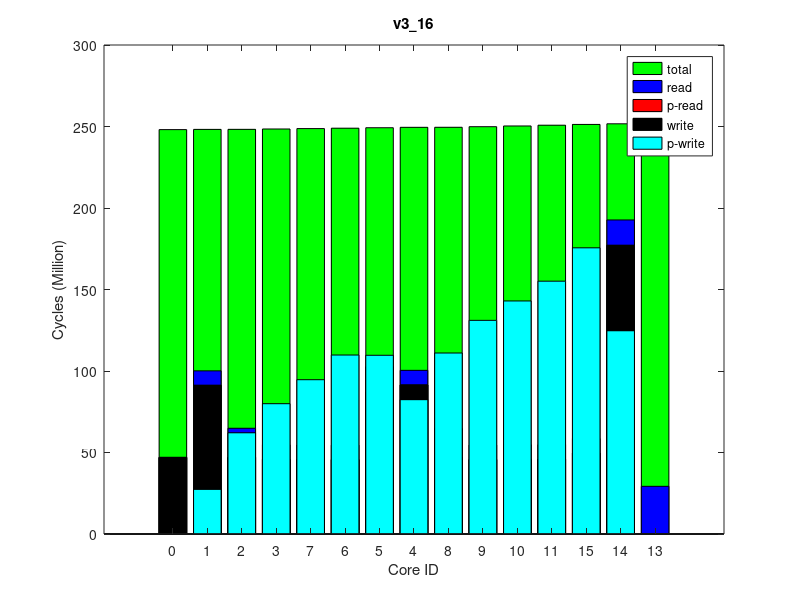

MATLAB code for this plot:
times(1, :, :) = [
0, 250114881, 0
0, 250251529, 0
0, 250278389, 0
0, 250501544, 0
0, 251540099, 0
0, 251290557, 0
0, 250999115, 0
0, 250755841, 0
0, 251567274, 0
0, 251933531, 0
0, 252373534, 0
0, 252852109, 0
0, 253791066, 0
0, 253740910, 0
0, 253337738, 0
];
times(2, :, :) = [
0, 250116271, 0
0, 250252707, 0
0, 250279759, 0
0, 250503770, 0
0, 251542147, 0
0, 251292537, 0
0, 251001536, 0
0, 250757451, 0
0, 251569310, 0
0, 251934972, 0
0, 252375388, 0
0, 252853352, 0
0, 253789572, 0
0, 253740745, 0
0, 253337728, 0
];
times(3, :, :) = [
0, 250110753, 0
0, 250248070, 0
0, 250275108, 0
0, 250499693, 0
0, 251537882, 0
0, 251288405, 0
0, 250996410, 0
0, 250754068, 0
0, 251565137, 0
0, 251930901, 0
0, 252371064, 0
0, 252848129, 0
0, 253785696, 0
0, 253733155, 0
0, 253331947, 0
];
times(4, :, :) = [
0, 250141431, 0
0, 250278539, 0
0, 250305338, 0
0, 250529749, 0
0, 251568585, 0
0, 251318624, 0
0, 251027380, 0
0, 250783838, 0
0, 251595743, 0
0, 251961524, 0
0, 252402589, 0
0, 252879420, 0
0, 253816059, 0
0, 253764879, 0
0, 253363791, 0
];
times(5, :, :) = [
0, 250120335, 0
0, 250257245, 0
0, 250284255, 0
0, 250509117, 0
0, 251548420, 0
0, 251297982, 0
0, 251006805, 0
0, 250763457, 0
0, 251575602, 0
0, 251941460, 0
0, 252382238, 0
0, 252859865, 0
0, 253798840, 0
0, 253748123, 0
0, 253344539, 0
];
times(6, :, :) = [
0, 250118233, 0
0, 250255112, 0
0, 250282144, 0
0, 250505943, 0
0, 251544902, 0
0, 251295032, 0
0, 251003318, 0
0, 250760338, 0
0, 251572135, 0
0, 251937979, 0
0, 252378358, 0
0, 252855367, 0
0, 253791963, 0
0, 253744055, 0
0, 253340544, 0
];
times(7, :, :) = [
0, 250129684, 0
0, 250266687, 0
0, 250293502, 0
0, 250519101, 0
0, 251557877, 0
0, 251308032, 0
0, 251016531, 0
0, 250773163, 0
0, 251585048, 0
0, 251950636, 0
0, 252391264, 0
0, 252866944, 0
0, 253803700, 0
0, 253754887, 0
0, 253352895, 0
];
times(8, :, :) = [
0, 250126461, 0
0, 250262898, 0
0, 250289820, 0
0, 250514647, 0
0, 251553376, 0
0, 251303609, 0
0, 251012097, 0
0, 250769017, 0
0, 251580365, 0
0, 251946506, 0
0, 252387472, 0
0, 252864137, 0
0, 253798887, 0
0, 253746751, 0
0, 253349646, 0
];
times(9, :, :) = [
0, 250123653, 0
0, 250260450, 0
0, 250287220, 0
0, 250511694, 0
0, 251550522, 0
0, 251300411, 0
0, 251009498, 0
0, 250766069, 0
0, 251577743, 0
0, 251943718, 0
0, 252383652, 0
0, 252860621, 0
0, 253796694, 0
0, 253748283, 0
0, 253346520, 0
];
times(10, :, :) = [
0, 250108714, 0
0, 250246492, 0
0, 250273553, 0
0, 250498797, 0
0, 251537498, 0
0, 251287578, 0
0, 250996480, 0
0, 250752978, 0
0, 251564718, 0
0, 251930645, 0
0, 252371209, 0
0, 252848577, 0
0, 253784474, 0
0, 253736207, 0
0, 253333128, 0
];
ave_times = round(squeeze(mean(times)));
format long g, ave_times
std_times = round(squeeze(std(times)));
format long g, std_times
polling_read_times = ave_times;
times(1, :, :) = [
43490, 248175606, 0
27273881, 248309670, 0
61735138, 248336432, 0
79370194, 248553887, 0
82191101, 249578836, 0
109452285, 249332206, 0
109230512, 249043570, 0
94113091, 248803805, 0
110738995, 249605761, 0
130746045, 249968779, 0
142609710, 250405823, 0
154917355, 250876414, 0
0, 251794179, 0
124676571, 251747283, 0
175516071, 251355152, 0
];
times(2, :, :) = [
46301, 248195658, 0
27617516, 248328944, 0
62625431, 248355602, 0
80452652, 248573283, 0
82738088, 249598667, 0
109987655, 249351528, 0
110538926, 249062578, 0
95381187, 248822983, 0
111292357, 249625581, 0
131324069, 249988577, 0
142930847, 250425354, 0
155035169, 250896225, 0
0, 251814309, 0
124686094, 251763082, 0
175721247, 251373773, 0
];
times(3, :, :) = [
36388, 248194324, 0
27600948, 248328572, 0
62595221, 248355432, 0
80587359, 248572332, 0
82716405, 249597130, 0
109953566, 249350219, 0
110602496, 249061579, 0
95340805, 248821647, 0
111268376, 249624064, 0
131302465, 249987137, 0
142932506, 250424122, 0
154949553, 250893121, 0
0, 251819059, 0
124694491, 251769289, 0
175485557, 251371662, 0
];
times(4, :, :) = [
19006, 248170827, 0
26948943, 248304800, 0
61225086, 248331541, 0
78885233, 248550109, 0
82106550, 249574488, 0
109357736, 249327912, 0
109200656, 249039129, 0
93670576, 248799895, 0
110757634, 249601448, 0
130773692, 249964952, 0
142605555, 250401975, 0
154769669, 250872458, 0
0, 251792864, 0
124673375, 251742687, 0
175346192, 251349983, 0
];
times(5, :, :) = [
33849, 248185475, 0
27233360, 248319416, 0
61834369, 248346273, 0
79637405, 248565264, 0
82131074, 249589171, 0
109326692, 249342506, 0
109481457, 249053432, 0
94354652, 248814412, 0
110909454, 249616128, 0
130940855, 249979227, 0
143193638, 250415980, 0
155416504, 250884848, 0
0, 251805992, 0
124693249, 251757223, 0
175587275, 251362350, 0
];
times(6, :, :) = [
45093, 248188059, 0
27847230, 248322045, 0
63189693, 248348781, 0
81209715, 248566558, 0
82789283, 249590972, 0
110038270, 249344343, 0
110544975, 249055837, 0
95578100, 248816912, 0
111394669, 249617968, 0
131470908, 249980834, 0
143783879, 250417446, 0
155902600, 250887386, 0
0, 251805865, 0
124692599, 251758450, 0
176015222, 251365761, 0
];
times(7, :, :) = [
33091, 248180999, 0
26966159, 248314894, 0
61554075, 248341621, 0
79710343, 248560707, 0
82295591, 249585300, 0
109498187, 249338015, 0
109574686, 249049475, 0
94690799, 248810161, 0
111015817, 249612221, 0
130981620, 249975900, 0
143135045, 250412701, 0
155196159, 250882866, 0
0, 251801972, 0
124682179, 251754153, 0
175889890, 251361889, 0
];
times(8, :, :) = [
20676, 248178703, 0
27540899, 248312683, 0
62629536, 248339492, 0
80655008, 248557217, 0
83050485, 249582393, 0
110296947, 249335209, 0
110776303, 249046425, 0
95661287, 248807433, 0
111681665, 249609336, 0
131828684, 249972605, 0
143578645, 250409775, 0
155549578, 250880000, 0
0, 251803278, 0
124682196, 251751956, 0
175718355, 251358009, 0
];
times(9, :, :) = [
49120, 248198922, 0
27409644, 248333139, 0
62043826, 248359881, 0
79796223, 248577809, 0
82156270, 249603175, 0
109403759, 249356421, 0
109462880, 249067612, 0
94418269, 248827820, 0
110858032, 249630167, 0
130917553, 249993654, 0
142679373, 250430392, 0
154794221, 250900108, 0
0, 251820076, 0
124691756, 251768984, 0
175134313, 251378168, 0
];
times(10, :, :) = [
39138, 248182160, 0
27122639, 248316038, 0
61536463, 248342807, 0
79112815, 248558773, 0
81886918, 249583404, 0
109088319, 249336346, 0
108586040, 249048266, 0
93369376, 248808619, 0
110476618, 249610367, 0
130418631, 249973466, 0
142269254, 250410382, 0
154497872, 250879971, 0
0, 251796006, 0
124670869, 251747396, 0
175312763, 251356749, 0
];
ave_times = round(squeeze(mean(times)));
format long g, ave_times
std_times = round(squeeze(std(times)));
format long g, std_times
polling_write_times = ave_times;
times(1, :, :) = [
0, 280745949, 0
8882655, 280921764, 64000
17792115, 280949583, 128000
8912859, 281190203, 64000
8969088, 282311098, 64000
15566178, 282043914, 128000
8890206, 281732905, 64000
8915574, 281461312, 64000
17762208, 282339802, 128000
8895917, 282710264, 64000
8957701, 283160281, 64000
8949043, 283642216, 64000
29245670, 284593545, 255980
15567091, 284545370, 128000
8908756, 284129698, 64000
];
times(2, :, :) = [
0, 280754741, 0
8882320, 280929983, 64000
17792652, 280956591, 128000
8914207, 281200140, 64000
8969393, 282327327, 64000
15564878, 282059796, 128000
8884593, 281748614, 64000
8921759, 281478407, 64000
17762624, 282355924, 128000
8895388, 282727186, 64000
8964383, 283177233, 64000
8940656, 283659042, 64000
29246105, 284608354, 255980
15573120, 284555996, 128000
8915722, 284146819, 64000
];
times(3, :, :) = [
0, 280732481, 0
8882058, 280908219, 64000
17791224, 280934718, 128000
8912874, 281177465, 64000
8968878, 282309294, 64000
15566439, 282042381, 128000
8890060, 281731293, 64000
8916098, 281459604, 64000
17761546, 282338995, 128000
8895537, 282709380, 64000
8958689, 283159828, 64000
8948124, 283641468, 64000
29246493, 284601677, 255980
15567148, 284549714, 128000
8908938, 284133194, 64000
];
times(4, :, :) = [
0, 280737931, 0
8882818, 280913510, 64000
17792871, 280941343, 128000
8920656, 281182522, 64000
8969111, 282302771, 64000
15565418, 282035434, 128000
8883256, 281724642, 64000
8920331, 281453617, 64000
17762426, 282331371, 128000
8896172, 282702990, 64000
8966638, 283153003, 64000
8943680, 283634794, 64000
29245745, 284586039, 255980
15567534, 284532527, 128000
8911082, 284121745, 64000
];
times(5, :, :) = [
0, 280736370, 0
8882109, 280912263, 64000
17792192, 280940068, 128000
8912697, 281181693, 64000
8969039, 282303904, 64000
15565325, 282036951, 128000
8883243, 281725828, 64000
8920561, 281455420, 64000
17762804, 282332585, 128000
8895144, 282703580, 64000
8964636, 283153032, 64000
8937558, 283634173, 64000
29246496, 284584224, 255980
15573195, 284531951, 128000
8894901, 284121732, 64000
];
times(6, :, :) = [
0, 280727647, 0
8882514, 280903642, 64000
17792093, 280931461, 128000
8913423, 281172795, 64000
8968844, 282292566, 64000
15564607, 282025345, 128000
8884215, 281714206, 64000
8921616, 281443936, 64000
17762345, 282322263, 128000
8895655, 282692479, 64000
8963389, 283142167, 64000
8939569, 283622994, 64000
29246163, 284569217, 255980
15567642, 284520894, 128000
8898607, 284110687, 64000
];
times(7, :, :) = [
0, 280731190, 0
8882331, 280906975, 64000
17792375, 280934790, 128000
8920402, 281176086, 64000
8968798, 282297548, 64000
15565369, 282030575, 128000
8883314, 281719432, 64000
8920459, 281448829, 64000
17761884, 282327282, 128000
8893869, 282697735, 64000
8964803, 283147802, 64000
8937822, 283629147, 64000
29245877, 284580141, 255980
15573202, 284530671, 128000
8894936, 284116139, 64000
];
times(8, :, :) = [
0, 280739902, 0
8882665, 280915471, 64000
17791086, 280943400, 128000
8912746, 281184081, 64000
8969155, 282302937, 64000
15566190, 282035654, 128000
8889991, 281725215, 64000
8915680, 281454906, 64000
17763069, 282331532, 128000
8900279, 282702702, 64000
8964872, 283153005, 64000
8937797, 283633430, 64000
29245202, 284588247, 255980
15573018, 284534852, 128000
8894755, 284121008, 64000
];
times(9, :, :) = [
0, 280755983, 0
8882559, 280932680, 64000
17792731, 280960548, 128000
8921115, 281202050, 64000
8969334, 282321803, 64000
15565930, 282054723, 128000
8889979, 281744058, 64000
8916165, 281473272, 64000
17762177, 282351603, 128000
8896181, 282721449, 64000
8965582, 283171287, 64000
8943702, 283652943, 64000
29245868, 284605233, 255980
15567186, 284550474, 128000
8910625, 284141709, 64000
];
times(10, :, :) = [
0, 280755903, 0
8882502, 280931176, 64000
17791564, 280959045, 128000
8914352, 281200511, 64000
8969151, 282320929, 64000
15565143, 282053710, 128000
8888894, 281742383, 64000
8916797, 281472070, 64000
17761962, 282350660, 128000
8898570, 282720449, 64000
8963250, 283170410, 64000
8939318, 283651674, 64000
29246103, 284606638, 255980
15567293, 284554975, 128000
8898922, 284140371, 64000
];
ave_times = round(squeeze(mean(times)));
format long g, ave_times
std_times = round(squeeze(std(times)));
format long g, std_times
read_times = ave_times;
times(1, :, :) = [
0, 248083554, 0
0, 248216818, 0
0, 248243630, 0
0, 248461748, 0
0, 249486527, 0
0, 249239473, 0
0, 248950535, 0
0, 248710795, 0
0, 249513236, 0
0, 249877006, 0
0, 250313899, 0
0, 250783863, 0
0, 251700449, 0
0, 251651640, 0
0, 251261406, 0
];
times(2, :, :) = [
0, 248107618, 0
0, 248242222, 0
0, 248269028, 0
0, 248486818, 0
0, 249512586, 0
0, 249265030, 0
0, 248976003, 0
0, 248736740, 0
0, 249539287, 0
0, 249903130, 0
0, 250339557, 0
0, 250808649, 0
0, 251728755, 0
0, 251677587, 0
0, 251286842, 0
];
times(3, :, :) = [
0, 248107085, 0
0, 248240932, 0
0, 248267690, 0
0, 248484417, 0
0, 249509128, 0
0, 249262031, 0
0, 248972986, 0
0, 248733556, 0
0, 249536066, 0
0, 249899242, 0
0, 250336493, 0
0, 250806216, 0
0, 251728329, 0
0, 251677649, 0
0, 251284296, 0
];
times(4, :, :) = [
0, 248093205, 0
0, 248226263, 0
0, 248252986, 0
0, 248471180, 0
0, 249495103, 0
0, 249248016, 0
0, 248959307, 0
0, 248720328, 0
0, 249521819, 0
0, 249885256, 0
0, 250322266, 0
0, 250792593, 0
0, 251709594, 0
0, 251659215, 0
0, 251270044, 0
];
times(5, :, :) = [
0, 248105783, 0
0, 248239965, 0
0, 248266753, 0
0, 248484973, 0
0, 249508846, 0
0, 249262250, 0
0, 248973496, 0
0, 248734242, 0
0, 249535560, 0
0, 249899420, 0
0, 250336693, 0
0, 250806427, 0
0, 251725834, 0
0, 251677603, 0
0, 251285327, 0
];
times(6, :, :) = [
0, 248087364, 0
0, 248220041, 0
0, 248246824, 0
0, 248463292, 0
0, 249488070, 0
0, 249241005, 0
0, 248952364, 0
0, 248712884, 0
0, 249514762, 0
0, 249878458, 0
0, 250315601, 0
0, 250785376, 0
0, 251707951, 0
0, 251655995, 0
0, 251263938, 0
];
times(7, :, :) = [
0, 248091108, 0
0, 248225126, 0
0, 248251927, 0
0, 248469411, 0
0, 249494103, 0
0, 249247293, 0
0, 248958445, 0
0, 248718881, 0
0, 249520769, 0
0, 249884347, 0
0, 250321561, 0
0, 250790938, 0
0, 251706181, 0
0, 251658354, 0
0, 251268941, 0
];
times(8, :, :) = [
0, 248102815, 0
0, 248236365, 0
0, 248263111, 0
0, 248478870, 0
0, 249503503, 0
0, 249256561, 0
0, 248967532, 0
0, 248728488, 0
0, 249530447, 0
0, 249894049, 0
0, 250330642, 0
0, 250800467, 0
0, 251718491, 0
0, 251670142, 0
0, 251279566, 0
];
times(9, :, :) = [
0, 248098167, 0
0, 248232405, 0
0, 248259142, 0
0, 248477011, 0
0, 249501495, 0
0, 249254799, 0
0, 248966158, 0
0, 248726465, 0
0, 249528199, 0
0, 249891843, 0
0, 250328873, 0
0, 250798587, 0
0, 251720248, 0
0, 251669001, 0
0, 251277250, 0
];
times(10, :, :) = [
0, 248093038, 0
0, 248227211, 0
0, 248254027, 0
0, 248471789, 0
0, 249495960, 0
0, 249249398, 0
0, 248960441, 0
0, 248720907, 0
0, 249522643, 0
0, 249886060, 0
0, 250322960, 0
0, 250792770, 0
0, 251710858, 0
0, 251662931, 0
0, 251272126, 0
];
ave_times = round(squeeze(mean(times)));
format long g, ave_times
std_times = round(squeeze(std(times)));
format long g, std_times
total_times = ave_times;
times(1, :, :) = [
46985821, 254862467, 64000
91220458, 254881386, 128000
47079241, 254895045, 64000
45840321, 254908935, 64000
91436923, 255179945, 128000
87032253, 255143212, 64000
45647244, 254999522, 64000
45695855, 254931869, 64000
46937060, 255195580, 64000
45672801, 255209651, 64000
45841058, 255313966, 64000
45924270, 255781910, 64000
0, 256700249, 0
177110591, 256652366, 64000
49698032, 256256554, 64000
];
times(2, :, :) = [
46985214, 254888412, 64000
91220024, 254907524, 128000
47079775, 254920942, 64000
45841519, 254934771, 64000
91436916, 255205920, 128000
87037172, 255169108, 64000
45646547, 255025327, 64000
45693969, 254957427, 64000
46937344, 255221466, 64000
45672135, 255235253, 64000
45840922, 255339185, 64000
45924062, 255807273, 64000
0, 256724613, 0
177102057, 256676271, 64000
49695990, 256281731, 64000
];
times(3, :, :) = [
46985393, 254897219, 64000
91220253, 254916142, 128000
47078401, 254929523, 64000
45839886, 254943585, 64000
91437854, 255214476, 128000
87032103, 255177659, 64000
45646692, 255033872, 64000
45695633, 254966470, 64000
46937572, 255229745, 64000
45673675, 255243755, 64000
45840811, 255349200, 64000
45927337, 255817179, 64000
0, 256730282, 0
177088141, 256682035, 64000
49695526, 256291182, 64000
];
times(4, :, :) = [
46985495, 254880028, 64000
91219134, 254899138, 128000
47079935, 254912738, 64000
45841527, 254926599, 64000
91438209, 255197404, 128000
87033911, 255160632, 64000
45647827, 255016877, 64000
45693656, 254949240, 64000
46938844, 255212949, 64000
45673144, 255227074, 64000
45841123, 255329962, 64000
45924769, 255798011, 64000
0, 256714188, 0
177084177, 256662579, 64000
49694923, 256272041, 64000
];
times(5, :, :) = [
46985092, 254887540, 64000
91221526, 254906738, 128000
47078196, 254920140, 64000
45840112, 254933912, 64000
91436214, 255204940, 128000
87030071, 255168097, 64000
45646986, 255024340, 64000
45695037, 254956505, 64000
46938539, 255220468, 64000
45673698, 255234312, 64000
45841867, 255340464, 64000
45927172, 255808913, 64000
0, 256723227, 0
177105455, 256674886, 64000
49701213, 256283530, 64000
];
times(6, :, :) = [
46984652, 254913278, 64000
91218638, 254932461, 128000
47080132, 254946129, 64000
45840092, 254959875, 64000
91437487, 255230821, 128000
87035715, 255194139, 64000
45646998, 255050355, 64000
45694828, 254982593, 64000
46937008, 255246370, 64000
45673551, 255260143, 64000
45839878, 255364389, 64000
45923827, 255832155, 64000
0, 256750391, 0
177091052, 256701592, 64000
49691935, 256307861, 64000
];
times(7, :, :) = [
46985704, 254882862, 64000
91219626, 254902038, 128000
47079041, 254915737, 64000
45841916, 254929756, 64000
91436191, 255200281, 128000
87028823, 255163453, 64000
45647564, 255019616, 64000
45695918, 254952625, 64000
46937996, 255215481, 64000
45673039, 255229309, 64000
45840660, 255335155, 64000
45926475, 255802511, 64000
0, 256715357, 0
177115014, 256668824, 64000
49698798, 256276963, 64000
];
times(8, :, :) = [
46984814, 254865477, 64000
91220369, 254884577, 128000
47079435, 254898285, 64000
45840664, 254912306, 64000
91438274, 255182601, 128000
87035076, 255145765, 64000
45646378, 255002029, 64000
45696341, 254935170, 64000
46936948, 255198044, 64000
45673924, 255211811, 64000
45840697, 255317460, 64000
45927248, 255784988, 64000
0, 256701341, 0
177115148, 256654405, 64000
49699432, 256259661, 64000
];
times(9, :, :) = [
46986039, 254889149, 64000
91220240, 254908376, 128000
47078886, 254922069, 64000
45839558, 254936135, 64000
91435368, 255206490, 128000
87035177, 255169762, 64000
45646831, 255025967, 64000
45695275, 254958822, 64000
46937379, 255221983, 64000
45673887, 255236000, 64000
45839394, 255340993, 64000
45926159, 255809614, 64000
0, 256732183, 0
177087547, 256680048, 64000
49696526, 256285061, 64000
];
times(10, :, :) = [
46985696, 254880750, 64000
91220086, 254899555, 128000
47079651, 254912951, 64000
45841477, 254926812, 64000
91438234, 255198452, 128000
87033715, 255161630, 64000
45648285, 255017827, 64000
45696893, 254949503, 64000
46936924, 255213993, 64000
45673436, 255228046, 64000
45840875, 255333329, 64000
45926317, 255801445, 64000
0, 256711922, 0
177110868, 256665286, 64000
49698762, 256276539, 64000
];
ave_times = round(squeeze(mean(times)));
format long g, ave_times
std_times = round(squeeze(std(times)));
format long g, std_times
write_times = ave_times;
mytitle = 'v3\_16';
order = [1 2 3 4 8 7 6 5 9 10 11 12 15 14 13];

total_times = total_times(:, 2)(order);

read_times = read_times(:, 1)(order);
write_times = write_times(:, 1)(order);

polling_read_times = polling_read_times(:, 1)(order);
polling_write_times = polling_write_times(:, 1)(order);

total_times /= 1000000;

read_times /= 1000000;
write_times /= 1000000;

polling_read_times /= 1000000;
polling_write_times /= 1000000;

% laying read on top of write
read_times += write_times;
polling_read_times += write_times;

figure(1);
clf()
% set(gcf, 'Position', get(0,'Screensize'));
% set(gcf,'units','normalized','outerposition',[0 0 1 1])
bar(0:14, total_times,'g');
hold on;
bar(0:14, read_times,'b');
bar(0:14, polling_read_times,'r');
bar(0:14, write_times,'k');
bar(0:14, polling_write_times,'c');
hold off

axis([-2 16 0 300])
% axis([-1 15])
set(gca,'XTick',0:14);
set(gca,'xticklabel',{ '0'; '1'; '2'; '3'; '7'; '6'; '5'; '4'; '8'; '9'; '10'; '11'; '15'; '14'; '13' })

xlabel('Core ID')
ylabel('Cycles (Million)')

legend('total', 'read', 'p-read', 'write', 'p-write')
title(mytitle)
print(1, strcat(mytitle, '.png'))
